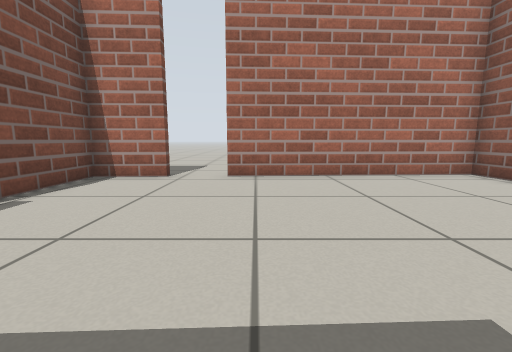
View 1 (above)

15 first-person views from a walk through a world built for the Gazebo simulator. The camera is 0.5 m above the floor, tilts 8° down and sees 90° across. The floor is counted in squares, 0.5 m on a side. Each view is taken from the middle of a square. On the plan, view 1 faces up. The plan holds only what a view shows up to about 11 squares ahead; the rest is blank.

View 2
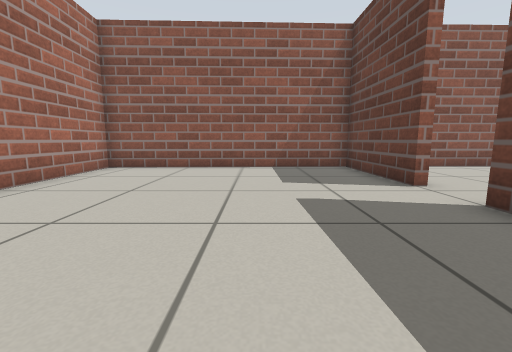

View 3
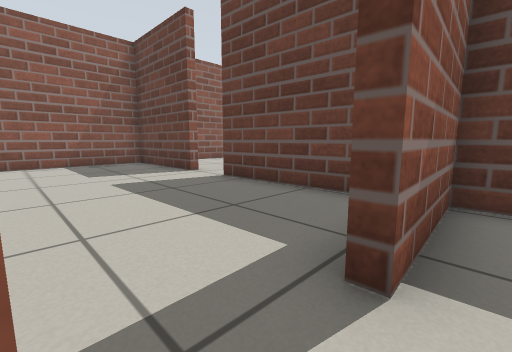

View 4
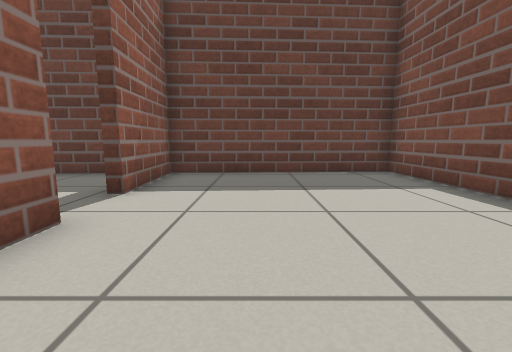

View 5
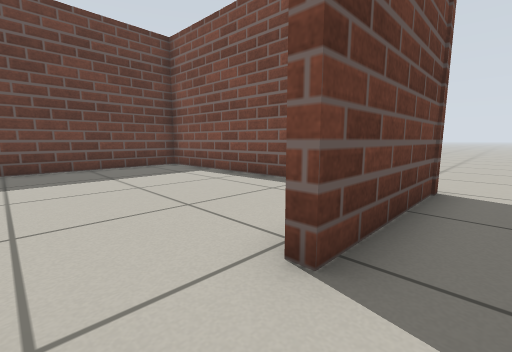

View 6
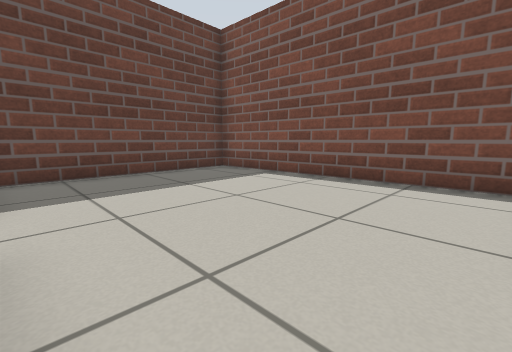

View 7
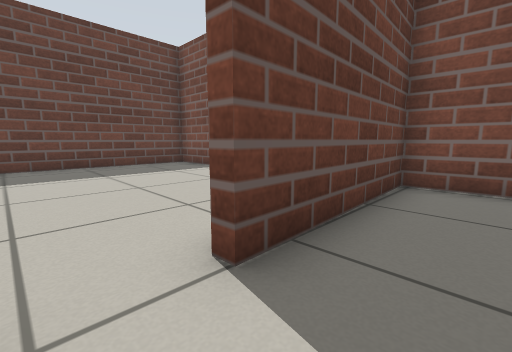

View 8
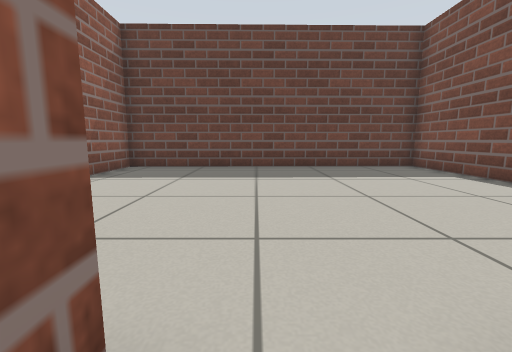

View 9
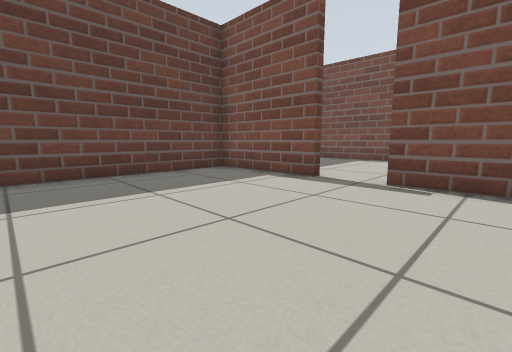

View 10
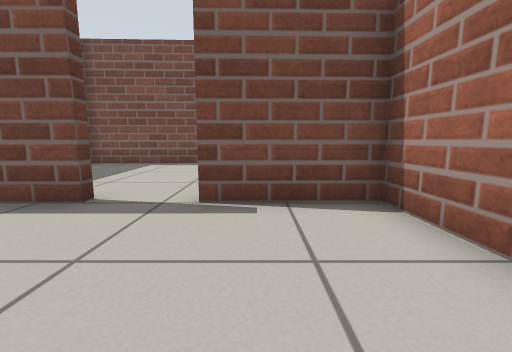

View 11
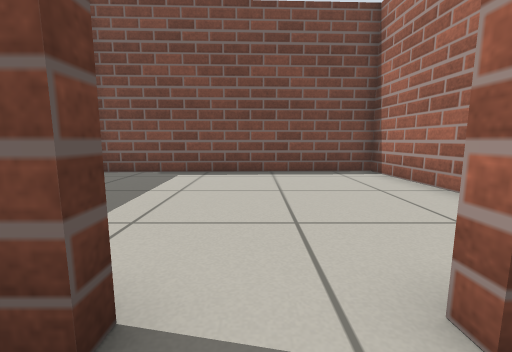

View 12
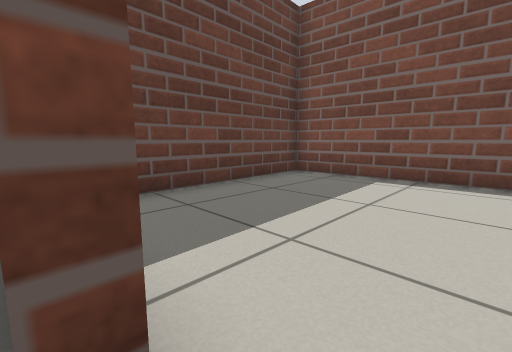

View 13
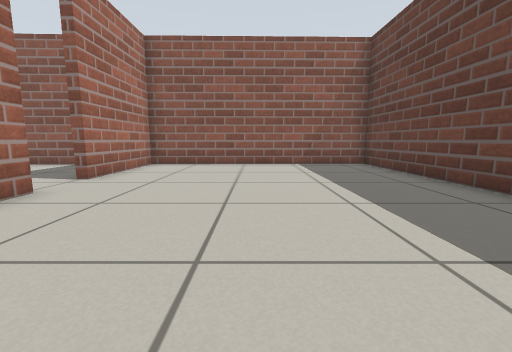

View 14
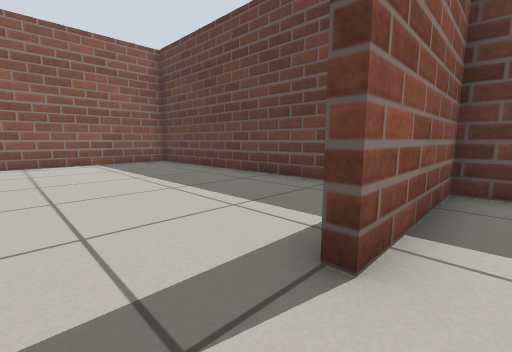

View 15
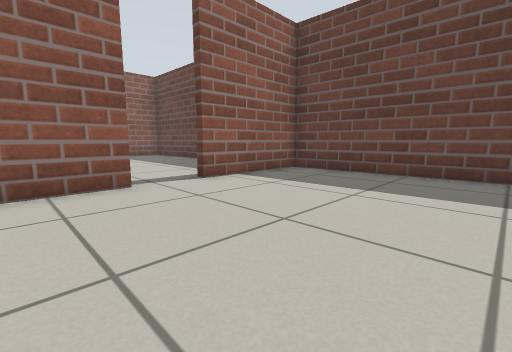

### Floor plan
Points are (right, up) in squares from view 1. A wall is a line through its corners. A room is listed if a view was taken in it or the views show most of it. See-through windows are left out.
Room 1 (views 1, 2, 7, 8)
walls: (2.5, -1.7) (2.5, -1.3) (6.6, -1.1); (-2.4, 7) (-4.3, 6.9) (-4.2, 4.2); (-4.5, 1.3) (-4.1, 1.4); (-4.1, 0.1) (-4.1, -1.7) (0.8, -1.4); (6.5, -1.5) (6.2, 7.4) (-0.9, 7)
ways out: opening at (-4, 2.5) to room 2; opening at (-1.5, 7) to room 3; opening at (1.5, -2) to room 4
Room 2 (views 3, 4, 6)
walls: (-4.6, 2.9) (-4.7, 3.8); (-7.6, 7) (-7.6, 6.6); (-11.4, 6.1) (-11.2, -2) (-4.4, -1.7) (-4.5, 1.3)
ways out: opening at (-4, 2.5) to room 1; opening at (-6.5, 7) to room 3
Room 3 (view 5)
walls: (-11.9, 7) (-7.6, 7)
ways out: opening at (-1.5, 7) to room 1; opening at (-6.5, 7) to room 2
Room 4 (views 9, 10, 11, 12, 13)
walls: (0.8, -1.8) (0.1, -1.8); (-1.9, -1.9) (-4.1, -2) (-4, -4.9); (-4, -6.7) (-3.9, -10.7) (6.9, -10.5) (6.6, -1.5) (2.5, -1.7)
low walls: (-4, -4.9) (-4.3, -4.9)
ways out: opening at (1.5, -2) to room 1; opening at (-4, -5.5) to room 5
Room 5 (views 14, 15)
walls: (-4.3, -4.9) (-4.3, -2.9); (-7.7, -2.1) (-11.2, -2.2) (-10.9, -11.1); (-10.9, -10.8) (-4.3, -10.7) (-4.3, -6.7)
ways out: opening at (-4, -5.5) to room 4

Positions as (right, up) in squares from view 1, and headings:
1: (0, 0), facing up
2: (-3, 2), facing right
3: (-5, 3), facing down-right
4: (-7, 6), facing down
5: (-6, 8), facing down-left
6: (-5, 6), facing down-left
7: (2, 0), facing down-left
8: (2, -1), facing down
9: (2, -3), facing down-left
10: (0, -4), facing left
11: (-3, -6), facing left
12: (-4, -6), facing down-left
13: (-4, -6), facing right
14: (-5, -5), facing down-right
15: (-10, -3), facing down-right
